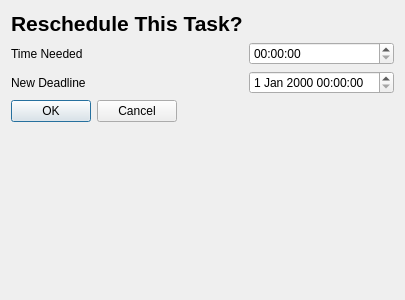
<?xml version="1.0" encoding="UTF-8"?>
<ui version="4.0">
 <class>Dialog</class>
 <widget class="QDialog" name="Dialog">
  <property name="geometry">
   <rect>
    <x>0</x>
    <y>0</y>
    <width>400</width>
    <height>300</height>
   </rect>
  </property>
  <property name="sizePolicy">
   <sizepolicy hsizetype="Preferred" vsizetype="Preferred">
    <horstretch>0</horstretch>
    <verstretch>0</verstretch>
   </sizepolicy>
  </property>
  <property name="windowTitle">
   <string>Dialog</string>
  </property>
  <layout class="QFormLayout" name="formLayout">
   <item row="3" column="0">
    <widget class="QDialogButtonBox" name="buttonBox">
     <property name="orientation">
      <enum>Qt::Orientation::Horizontal</enum>
     </property>
     <property name="standardButtons">
      <set>QDialogButtonBox::StandardButton::Cancel|QDialogButtonBox::StandardButton::Ok</set>
     </property>
    </widget>
   </item>
   <item row="1" column="1">
    <widget class="QTimeEdit" name="timeEdit"/>
   </item>
   <item row="2" column="0">
    <widget class="QLabel" name="label_3">
     <property name="text">
      <string>New Deadline</string>
     </property>
    </widget>
   </item>
   <item row="2" column="1">
    <widget class="QDateTimeEdit" name="deadlineEdit"/>
   </item>
   <item row="1" column="0">
    <widget class="QLabel" name="label_2">
     <property name="text">
      <string>Time Needed</string>
     </property>
    </widget>
   </item>
   <item row="0" column="0">
    <widget class="QLabel" name="label">
     <property name="sizePolicy">
      <sizepolicy hsizetype="Fixed" vsizetype="Fixed">
       <horstretch>0</horstretch>
       <verstretch>0</verstretch>
      </sizepolicy>
     </property>
     <property name="text">
      <string>&lt;html&gt;&lt;head/&gt;&lt;body&gt;&lt;p&gt;&lt;span style=&quot; font-size:16pt; font-weight:700;&quot;&gt;Reschedule This Task?&lt;/span&gt;&lt;/p&gt;&lt;/body&gt;&lt;/html&gt;</string>
     </property>
    </widget>
   </item>
  </layout>
 </widget>
 <resources/>
 <connections>
  <connection>
   <sender>buttonBox</sender>
   <signal>accepted()</signal>
   <receiver>Dialog</receiver>
   <slot>accept()</slot>
   <hints>
    <hint type="sourcelabel">
     <x>248</x>
     <y>254</y>
    </hint>
    <hint type="destinationlabel">
     <x>157</x>
     <y>274</y>
    </hint>
   </hints>
  </connection>
  <connection>
   <sender>buttonBox</sender>
   <signal>rejected()</signal>
   <receiver>Dialog</receiver>
   <slot>reject()</slot>
   <hints>
    <hint type="sourcelabel">
     <x>316</x>
     <y>260</y>
    </hint>
    <hint type="destinationlabel">
     <x>286</x>
     <y>274</y>
    </hint>
   </hints>
  </connection>
 </connections>
</ui>
